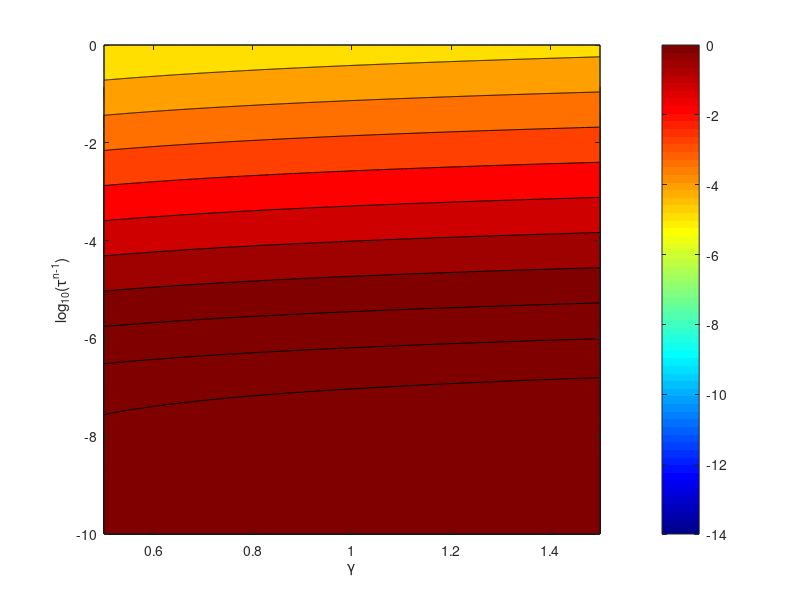
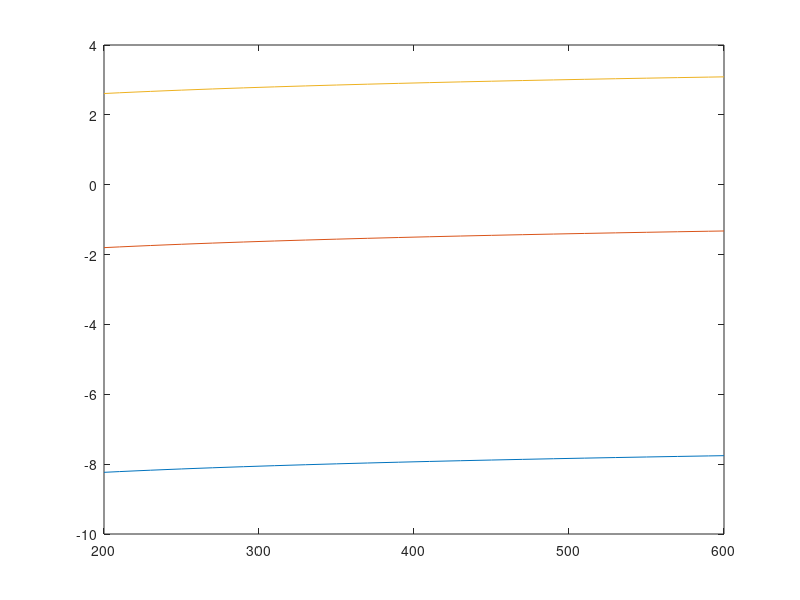

These charts were generated, in order, by the following MATLAB code: (Note: this script raises an error after producing the figures.)
close all;
clf; 
clear all; 

Tp = 1300+273.15; 
Tp4 = 1000+273.15; 
Tp3 = 800+273.15;
Tp2 = 600+273.15; 
Pr   = 3200*9.81*100e3; 
tau0 = 100e6; 
L0   = 600e3; 
rho  = 3300; 
alpha = 3e-5; 
Cp    = 1050; 
g = 9.81; 
R = 8.314;
phi = alpha/(Cp*rho);
%==========================================================================
% Rheology 
%==========================================================================
Bn = 6.22254e-16;
Bd = 1.5e-9; 
En = 530e3; 
Vn = 15e-6; 
n  = 3.5; 
Ed = 375e3;
Vd = 5e-6; 
% Viscosity @ Reference P,T,tau
eta0 = (tau0^(1-n)/(2*Bn))*exp((En+Pr*Vn)/(R*Tp)); 
eta0D = (tau0^(1-1)/(2*Bd))*exp((Ed+Pr*Vd)/(R*Tp)); 
xium  = eta0D/eta0;
eta02 = (tau0^(1-n)/(2*Bn))*exp((En+Pr*Vn)/(R*Tp2)); 
eta0D2 = (tau0^(1-1)/(2*Bd))*exp((Ed+Pr*Vd)/(R*Tp2)); 
xiS2  = eta0D2/eta02;
eta03 = (tau0^(1-n)/(2*Bn))*exp((En+Pr*Vn)/(R*Tp3)); 
eta0D3 = (tau0^(1-1)/(2*Bd))*exp((Ed+Pr*Vd)/(R*Tp3)); 
xiS3  = eta0D3/eta03;
eta04 = (tau0^(1-n)/(2*Bn))*exp((En+Pr*Vn)/(R*Tp4)); 
eta0D4 = (tau0^(1-1)/(2*Bd))*exp((Ed+Pr*Vd)/(R*Tp4)); 
xiS4  = eta0D4/eta04;


Ll = 200e3:10e3:600e3; 
tdum = 0.0001:0.0001:1.0; 
gamma = (Ll.*5.0)./2000e3;
Psi2 = (1+xiS2)*eta0D/eta0D2;
Psi3 = (1+xiS3)*eta0D/eta0D3;
Psi4 = (1+xiS4)*eta0D/eta0D4;
for i=1:length(tdum)
    for j=1:length(gamma)
    Lambda2(i,j) =  (gamma(j).*Psi2)./(1+xium*(tdum(i))^(n-1));
    Lambda3(i,j) =  (gamma(j).*Psi3)./(1+xium*(tdum(i))^(n-1));
    Lambda4(i,j) =  (gamma(j).*Psi4)./(1+xium*(tdum(i))^(n-1));
    end
end

%Lambda2 = (gamma.*Psi2)./(1+xium*(0.001)^(n-1)); 
%Lamdba3 = (gamma.*Psi3)./(1+xium*(0.001)^(n-1)); 
%Lambda4 = (gamma.*Psi4)./(1+xium*(0.001)^(n-1));

figure(1)
contourf(gamma,log10(tdum.^(n-1)),log10(Lambda4),10);shading interp
colormap("jet")
caxis([-14 0])
colorbar; 
xlabel('\gamma')
ylabel('log_{10}(\tau^{n-1})')
figure(2)
plot(Ll./1e3,log10(Lambda2(1,:)))
hold on
plot(Ll./1e3,log10(Lambda3(1,:)))
plot(Ll./1e3,log10(Lambda4(1,:)))
%==========================================================================
% Main Vector
%==========================================================================
tau  = (0.01:0.1:100).*1e6; 
TT    = tau./tau0; 
l    = 0:100:L0;  
T = Tp*(1+phi*l*g*rho); 
P = Pr+l*g*rho;
Cn = (En*phi-Vn*(1-phi*Pr))/(R*Tp);
Cd = (Ed*phi-Vd*(1-phi*Pr))/(R*Tp);
detan = zeros(length(P),length(TT));
%==========================================================================
% Function viscosities
%==========================================================================
% Compute the viscosity profile diffusion and dislocation as a function of
% the rheological properties and givens deviatoric stress tensor second
% invariant. 
%-------------------------------------------------------------------------%
exp_D = compute_exponential(Cd,l,phi,rho*g); 
exp_n = compute_exponential(Cn,l,phi,rho*g); 
etaD  = visc_calc(eta0D,1,exp_D,tau0);  
eta_n(1,:) = visc_calc(eta0,n,exp_n,1e6/tau0);
eta_n(2,:) = visc_calc(eta0,n,exp_n,10e6/tau0);
eta_n(3,:) = visc_calc(eta0,n,exp_n,50e6/tau0);
eta_n(4,:) = visc_calc(eta0,n,exp_n,100e6/tau0);
eta_eff(1,:)= (1./eta_n(1,:)+1./etaD).^(-1);
eta_eff(2,:)= (1./eta_n(2,:)+1./etaD).^(-1);
eta_eff(3,:)= (1./eta_n(3,:)+1./etaD).^(-1);
eta_eff(4,:)= (1./eta_n(4,:)+1./etaD).^(-1);
%-------------------------------------------------------------------------%
% Plot simplified picture 
%-------------------------------------------------------------------------%
figure(1)
plot((etaD),-l./1e3,LineWidth=1.5,Color='red',LineStyle='--')
hold on
plot(eta_n(1,:),-l./1e3,LineWidth=0.8,Color='k',LineStyle=':')
plot(eta_n(2,:),-l./1e3,LineWidth=0.8,Color='b',LineStyle=':')
plot(eta_n(3,:),-l./1e3,LineWidth=0.8,Color='g',LineStyle=':')
plot(eta_n(4,:),-l./1e3,LineWidth=0.8,Color='c',LineStyle=':')





plot(eta_eff(1,:),-l./1e3,LineWidth=1.5,Color='k',LineStyle='-')
plot(eta_eff(2,:),-l./1e3,LineWidth=1.5,Color='b',LineStyle='-')
plot(eta_eff(3,:),-l./1e3,LineWidth=1.5,Color='g',LineStyle='-')
plot(eta_eff(4,:),-l./1e3,LineWidth=1.5,Color='c',LineStyle='-')

legend('\eta_D, [Pas]','\eta_n \tau = 1 MPa, [Pas]','\eta_n \tau = 10 MPa, [Pas]','\eta_n \tau = 50 MPa, [Pas]','\eta_n \tau = 100 MPa, [Pas]',lcn='southwestoutside')

xlabel("$log_{10}(\eta_{eff}) [Pas]$",Interpreter="latex")
ylabel("$l_{slab} [km]$",Interpreter="latex")
set(gca, 'XScale', 'log')
grid on 
%-------------------------------------------------------------------------%
%=========================================================================%
%Compute integrals of exponential
%=========================================================================%


int(1) =  integral_exp(0,rho*g,Cd,phi); 
int(2) =  integral_exp(l(end),rho*g,Cd,phi);
V = int(2)-int(1); 
eta_M  = (eta0D*V)/300e3; 


detaD = eta0D.*exp(-Cd.*((l.*g*rho)./(1+phi.*l*g*rho)));

[M] = compute_numerical_integral(detaD,l);

for i = 1:length(TT)
    detan(:,i) = (eta0).*(TT(i))^(1-n).*exp(-Cn.*((l.*g*rho)./(1+phi.*l*g*rho)));
    ratio(:,i) = detan(:,i)./detaD'; 
    eff(:,i)   = (1./detan(:,i)+1./detaD').^-1;
end
etaS  =  (tau0^(1-n)/(2*Bn))*exp((En+Pr*Vn)/(R*1073));
dDdt = 8e-10; 
tau_D= (dDdt/300e3)*5.0.*eff;



%eta_l = eta0.*exp(-C.*((l.*g*rho)./(1+phi.*l*g*rho))); 
%eta_P = eta0.*exp((E./(R.*T).*(1-(T./Tp)))).*exp(V./(R.*T).*(P-Pr.*(T./Tp)));




figure(1)
plot(l/1e3,log10(detan(:,1:1:end)),'Color','red')
hold on
plot(l/1e3,log10(detaD),'Color','blue',LineStyle=':',LineWidth=3.0)

figure(3)
plot(l/1e3,log10(eff(:,1:1:end)),'Color','red')
hold on
plot(l/1e3,log10(detaD),'Color','blue',LineStyle=':',LineWidth=3.0)

level=0.1:1:6;
figure(2)
contourf(l./1e3,tau./tau0,log10(eff'),20)
hold on
%plot(l./1e3,tau_D'./tau0,LineStyle=":",Color='k',LineWidth=1.2)
ylim([0,1])
colormap("jet")
colorbar


figure(3)
contourf(tau./tau0,log10(eff'),tau_D,20)
hold on
%plot(l./1e3,tau_D'./tau0,LineStyle=":",Color='k',LineWidth=1.2)
colormap("jet")
colorbar

function [exp_] = compute_exponential(C,l,phi,w)
    exp_= exp(-C.*((l.*w)./(1+phi.*l*w)));
end


function [eta] = visc_calc(eta0,n,exp,tau) 
    eta = eta0.*tau^(1-n).*exp; 
end


function [V] = integral_exp(l0,w,C,phi)
V = (exp(-C)*((l0*phi+1)*exp(C/(l0*phi + 1))-C*expint(C/(l0*phi+1))))/phi; 
end

function [M] = compute_numerical_integral(eta,l)
dl = diff(l);
eta05 = 0.5.*(eta(2:1:end)+eta(1:1:end-1))
M   = sum(eta05.*dl(1))/(l(end)-l(1)); 


end



